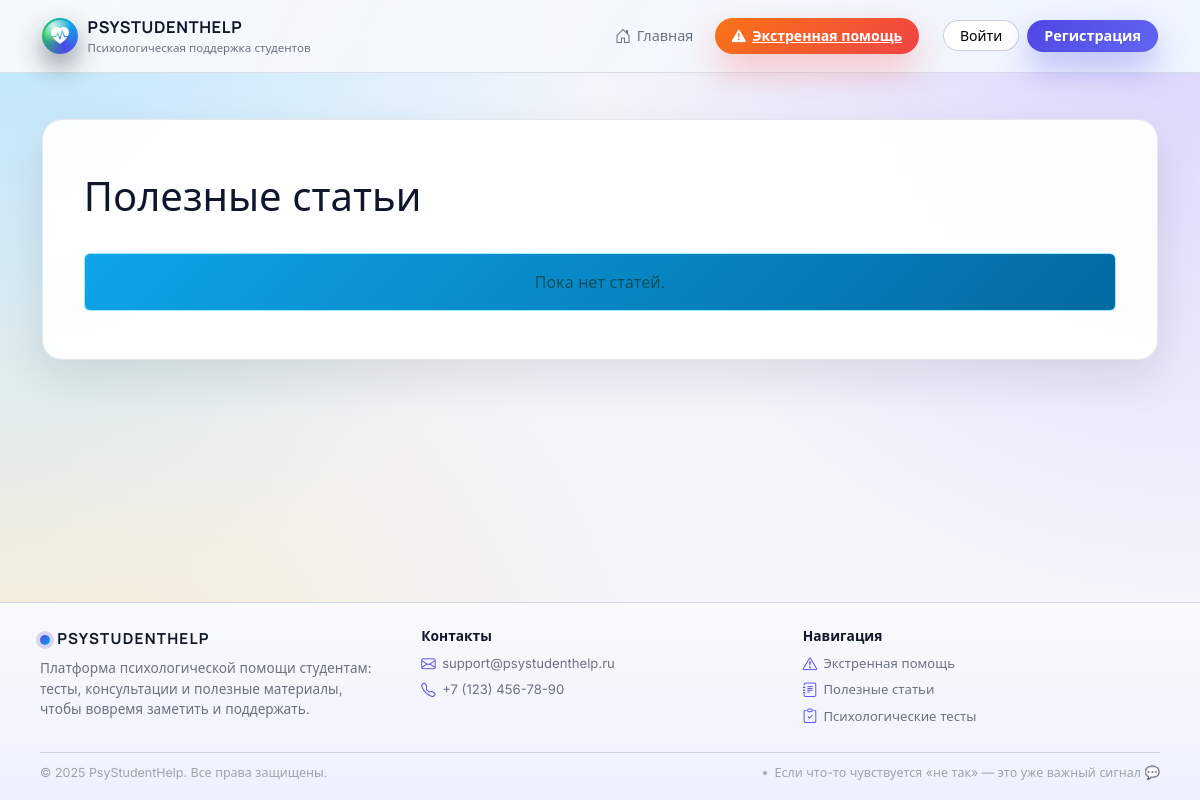
Page /articles on the earlier database version.
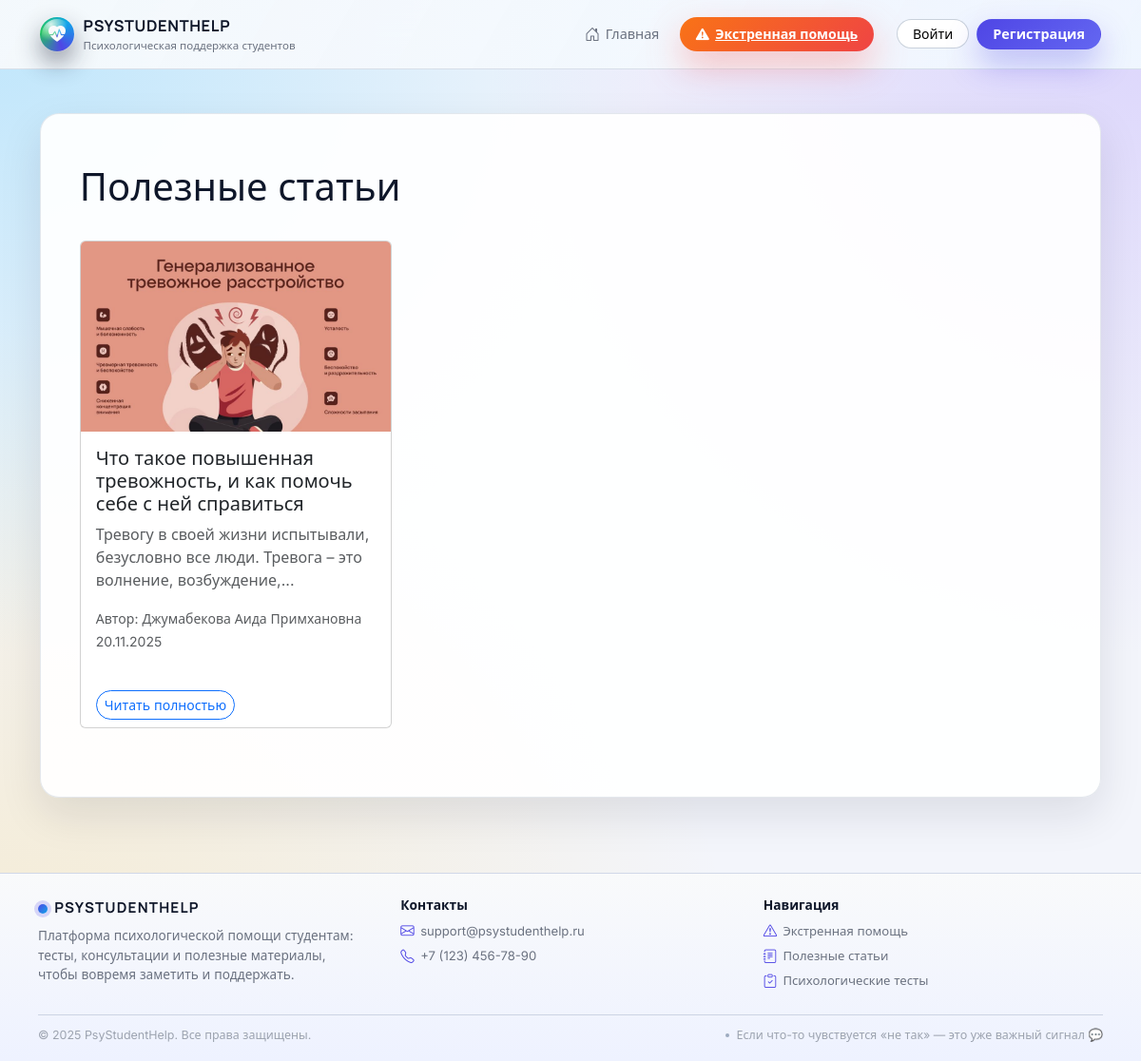
Same page on the later database version.
### models.py (models this page shows, shortened)
class Article(db.Model):
    __tablename__ = 'article'
    id = db.Column(db.Integer, primary_key=True)
    title = db.Column(db.String(200), nullable=False)
    content = db.Column(db.Text, nullable=False)
    user_id = db.Column(db.Integer, db.ForeignKey('user.id'), nullable=False)
    created_at = db.Column(db.DateTime, default=datetime.utcnow)
    image_url = db.Column(db.String(200))
    user = db.relationship('User', backref='authored_articles', lazy=True)

class User(UserMixin, db.Model):
    __tablename__ = 'user'
    id = db.Column(db.Integer, primary_key=True)
    username = db.Column(db.String(80), unique=True, nullable=False)
    email = db.Column(db.String(120), unique=True, nullable=False, index=True)
    password = db.Column(db.String(200), nullable=False)
    role = db.Column(db.String(20), nullable=False)  # student | psychologist | admin | superadmin
    full_name = db.Column(db.String(100))
    bio = db.Column(db.Text)
    profile_pic = db.Column(db.String(100))
    created_at = db.Column(db.DateTime, default=datetime.utcnow)
    group_id = db.Column(db.Integer, db.ForeignKey('groups.id'))
    comments = db.relationship(
        'Comment',
        backref='author',
        lazy=True,
    )
    tests = db.relationship(
        'Test',
        backref='creator',
        lazy=True,
    )
    test_results = db.relationship(
        'TestResult',
        backref='user',
        lazy=True,
    )
    messages_sent = db.relationship(
        'Message',
        foreign_keys='Message.sender_id',
        backref='sender',
        lazy=True,
    )
    messages_received = db.relationship(
        'Message',
        foreign_keys='Message.recipient_id',
        backref='recipient',
        lazy=True,
    )
    reports = db.relationship(
        'StudentReport',
        foreign_keys='StudentReport.student_id',
        backref='student',
        lazy=True,
    )
    appointments = db.relationship(
        'Appointment',
        foreign_keys='Appointment.student_id',
        backref='student',          # appointment.student в шаблонах
        lazy=True,
    )
    psychologist_appointments = db.relationship(
        'Appointment',
        foreign_keys='Appointment.psychologist_id',
        backref='psychologist',     # appointment.psychologist в шаблонах
        lazy=True,
    )
    meeting_protocols = db.relationship(
        'MeetingProtocol',
        foreign_keys='MeetingProtocol.student_id',
        backref='student',          # protocol.student в шаблонах
        lazy=True,
    )
    psychologist_protocols = db.relationship(
        'MeetingProtocol',
        foreign_keys='MeetingProtocol.psychologist_id',
        backref='psychologist',     # protocol.psychologist в шаблонах
        lazy=True,
    )

### main.py (the view)
@app.route('/articles')
def articles():
    arts = Article.query.order_by(Article.created_at.desc()).all()
    return render_template('articles.html', articles=arts)

### admin.py (called while the page is built)
@admin_bp.before_app_request
def _bootstrap_superadmin_once():
    flag = "SUPERADMIN_BOOTSTRAPPED"
    if not current_app.config.get(flag):
        try:
            ensure_initial_superadmin()
        finally:
            current_app.config[flag] = True

### main.py (called while the page is built)
def get_current_user():
    return current_user if current_user.is_authenticated else None

### templates/articles.html (shortened to what this page needs)
{% extends "base.html" %}
{% block content %}
<div class="container my-4">
    <div class="d-flex justify-content-between align-items-center mb-4">
        <h1>Полезные статьи</h1>
    </div>
    {% if articles %}
        <div class="row">
            {% for article in articles %}
            <div class="col-md-4 mb-4">
                <div class="card h-100">
                    {% if article.image_url %}
                        <img src="{{ url_for('static', filename='uploads/' + article.image_url) }}" class="card-img-top" alt="{{ article.title }}" style="height: 200px; object-fit: cover;">
                    {% else %}
                        <div class="bg-secondary" style="height: 200px;"></div>
                    {% endif %}
                    <div class="card-body">
                        <h5 class="card-title">{{ article.title }}</h5>
                        <p class="card-text text-muted">{{ article.content|truncate(100) }}</p>
                        <p class="text-muted">
                            <small>Автор: {{ article.user.full_name or article.user.username }}<br>
                            {{ article.created_at.strftime('%d.%m.%Y') }}</small>
                        </p>
                    </div>
                    <div class="card-footer bg-transparent border-0">
                        <a href="{{ url_for('view_article', article_id=article.id) }}" class="btn btn-outline-primary btn-sm">Читать полностью</a>
                    </div>
                </div>
            </div>
            {% endfor %}
        </div>
    {% else %}
        <div class="alert alert-info text-center">
            Пока нет статей.
        </div>
    {% endif %}
</div>
{% endblock %}

### templates/base.html (shortened to what this page needs)
<!DOCTYPE html>
<html lang="ru">
<head>
    <link href="https://cdn.jsdelivr.net/npm/bootstrap@5.3.0/dist/css/bootstrap.min.css" rel="stylesheet">
    <link rel="stylesheet" href="https://cdn.jsdelivr.net/npm/bootstrap-icons@1.10.0/font/bootstrap-icons.css">
    <link href="https://cdn.jsdelivr.net/npm/fullcalendar@6.1.8/main.min.css" rel="stylesheet">
    <link rel="stylesheet" href="{{ url_for('static', filename='css/style.css') }}">
</head>
<body class="app-shell">
<header class="app-header">
    <nav class="app-navbar container-lg">
        <a href="{{ url_for('index') }}" class="app-logo me-2">
            <span class="logo-mark">
                <i class="bi bi-heart-pulse-fill"></i>
            </span>
            <span class="logo-text">
                <span class="logo-title">PsyStudentHelp</span>
                <span class="logo-subtitle">Психологическая поддержка студентов</span>
            </span>
        </a>
        <div class="d-none d-lg-flex align-items-center ms-auto gap-2">
            <ul class="navbar-nav main-nav flex-row align-items-center">
                <li class="nav-item">
                    <a class="nav-link-main {% if request.endpoint == 'index' %}active{% endif %}"
                       href="{{ url_for('index') }}">
                        <i class="bi bi-house-door"></i>
                        <span>Главная</span>
                    </a>
                </li>
            </ul>
            <a href="{{ url_for('emergency') }}"
               class="nav-link-cta d-none d-md-inline-flex">
                <i class="bi bi-exclamation-triangle-fill"></i>
                <span>Экстренная помощь</span>
            </a>
            {% if get_current_user() %}
                <div class="dropdown nav-profile">
                    <button
                        class="nav-profile-toggle dropdown-toggle"
                        data-bs-toggle="dropdown"
                        aria-expanded="false"
                        type="button"
                    >
                        <span class="profile-avatar">
                            {% if get_current_user().full_name %}
                                {{ get_current_user().full_name[0]|upper }}
                            {% else %}
                                {{ get_current_user().username[0]|upper }}
                            {% endif %}
                        </span>
                        <span class="d-flex profile-meta">
                            <span class="profile-name">
                                {{ get_current_user().full_name or get_current_user().username }}
                            </span>
                            <span class="profile-role">
                                {% if get_current_user().role == 'student' %}Студент{% endif %}
                                {% if get_current_user().role == 'psychologist' %}Психолог{% endif %}
                                {% if get_current_user().role == 'admin' %}Администратор{% endif %}
                                {% if get_current_user().role == 'superadmin' %}Суперадмин{% endif %}
                            </span>
                        </span>
                    </button>
                    <ul class="dropdown-menu dropdown-menu-end">
                        <li>
                            <a class="dropdown-item"
                               href="{{ url_for('profile', username=get_current_user().username) }}">
                                <i class="bi bi-person-circle me-2"></i> Профиль
                            </a>
                        </li>
                        <li>
                            <a class="dropdown-item" href="{{ url_for('dashboard') }}">
                                <i class="bi bi-grid me-2"></i> Панель
                            </a>
                        </li>
                        <li><hr class="dropdown-divider"></li>
                        <li>
                            <a class="dropdown-item text-danger" href="{{ url_for('logout') }}">
                                <i class="bi bi-box-arrow-right me-2"></i> Выйти
                            </a>
                        </li>
                    </ul>
                </div>
            {% else %}
                <div class="d-flex align-items-center ms-3 gap-2">
                    <a href="{{ url_for('login') }}" class="btn btn-light btn-sm px-3">
                        Войти
                    </a>
                    <a href="{{ url_for('register') }}" class="btn btn-primary btn-sm px-3">
                        Регистрация
                    </a>
                </div>
            {% endif %}
        </div>
    </nav>
</header>
<main class="app-main">
    <div class="container-lg">
        <div class="app-card app-page-card animate-page-in">
            {% block content %}
            {% endblock %}
        </div>
    </div>
</main>
<footer class="app-footer">
    <div class="footer-inner">
        <div class="row g-4">
            <div class="col-md-4">
                <div class="footer-brand">
                    <span class="footer-dot"></span>
                    PsyStudentHelp
                </div>
                <p class="footer-text">
                    Платформа психологической помощи студентам: тесты, консультации и
                    полезные материалы, чтобы вовремя заметить и поддержать.
                </p>
            </div>
            <div class="col-md-4">
                <h6 class="footer-heading">Контакты</h6>
                <ul class="footer-list">
                    <li>
                        <i class="bi bi-envelope"></i>
                        support@psystudenthelp.ru
                    </li>
                    <li>
                        <i class="bi bi-telephone"></i>
                        +7 (123) 456-78-90
                    </li>
                </ul>
            </div>
            <div class="col-md-4">
                <h6 class="footer-heading">Навигация</h6>
                <ul class="footer-list">
                    <li>
                        <i class="bi bi-exclamation-triangle"></i>
                        <a href="{{ url_for('emergency') }}">Экстренная помощь</a>
                    </li>
                    <li>
                        <i class="bi bi-journal-text"></i>
                        <a href="{{ url_for('articles') }}">Полезные статьи</a>
                    </li>
                    <li>
                        <i class="bi bi-clipboard-check"></i>
                        <a href="{{ url_for('tests') }}">Психологические тесты</a>
                    </li>
                </ul>
            </div>
        </div>
        <div class="footer-bottom d-flex justify-content-between align-items-center flex-wrap gap-2 mt-3">
            <span>&copy; {{ 2025 }} PsyStudentHelp. Все права защищены.</span>
            <span class="d-flex align-items-center gap-2">
                <span class="footer-dot-small"></span>
                <span>Если что-то чувствуется «не так» — это уже важный сигнал 💬</span>
            </span>
        </div>
    </div>
</footer>
</body>
</html>

Differences in the rows shown:
added Article: image_url (picture), title "Что такое повышенная тревожность, и как помочь себе с ней справиться", content "Тревогу в своей жизни испытывали, безусловно все люди. Тревога – это волнение, возбуждение,...", user "Джумабекова Аида Примхановна", created_at "20.11.2025"
Other differences:
text no longer shown: "Пока нет статей."
